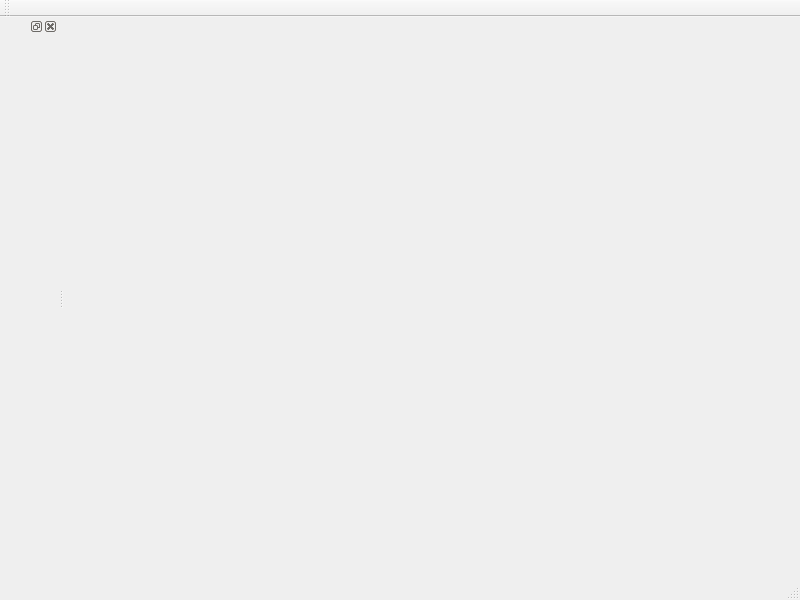
<?xml version="1.0" encoding="UTF-8"?>
<ui version="4.0">
 <class>Plot</class>
 <widget class="QMainWindow" name="Plot">
  <property name="geometry">
   <rect>
    <x>0</x>
    <y>0</y>
    <width>800</width>
    <height>600</height>
   </rect>
  </property>
  <property name="minimumSize">
   <size>
    <width>800</width>
    <height>600</height>
   </size>
  </property>
  <property name="windowTitle">
   <string>MainWindow</string>
  </property>
  <widget class="QWidget" name="centralwidget"/>
  <widget class="QMenuBar" name="menubar">
   <property name="geometry">
    <rect>
     <x>0</x>
     <y>0</y>
     <width>800</width>
     <height>19</height>
    </rect>
   </property>
  </widget>
  <widget class="QStatusBar" name="statusbar"/>
  <widget class="QToolBar" name="toolBar">
   <property name="windowTitle">
    <string>toolBar</string>
   </property>
   <attribute name="toolBarArea">
    <enum>TopToolBarArea</enum>
   </attribute>
   <attribute name="toolBarBreak">
    <bool>false</bool>
   </attribute>
  </widget>
  <widget class="QDockWidget" name="settingsDock">
   <attribute name="dockWidgetArea">
    <number>1</number>
   </attribute>
   <widget class="QWidget" name="settingsDockContents"/>
  </widget>
 </widget>
 <resources/>
 <connections/>
</ui>
